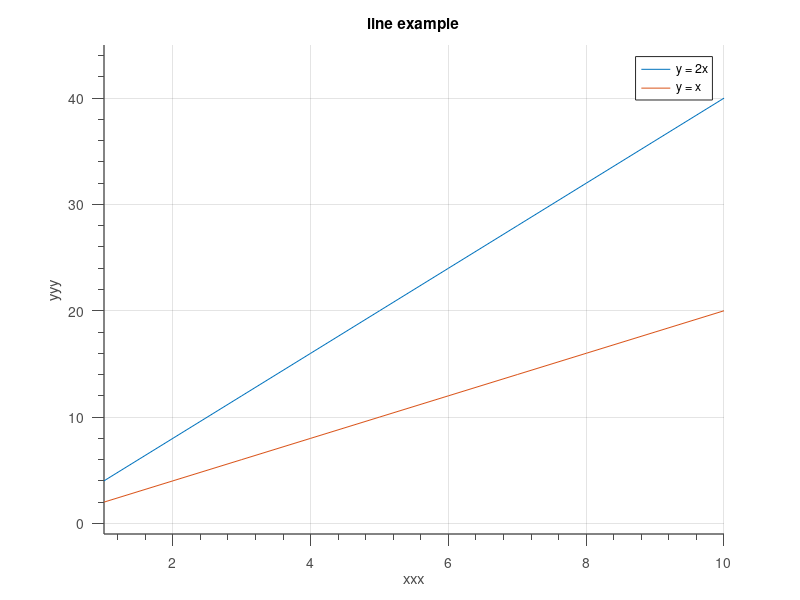
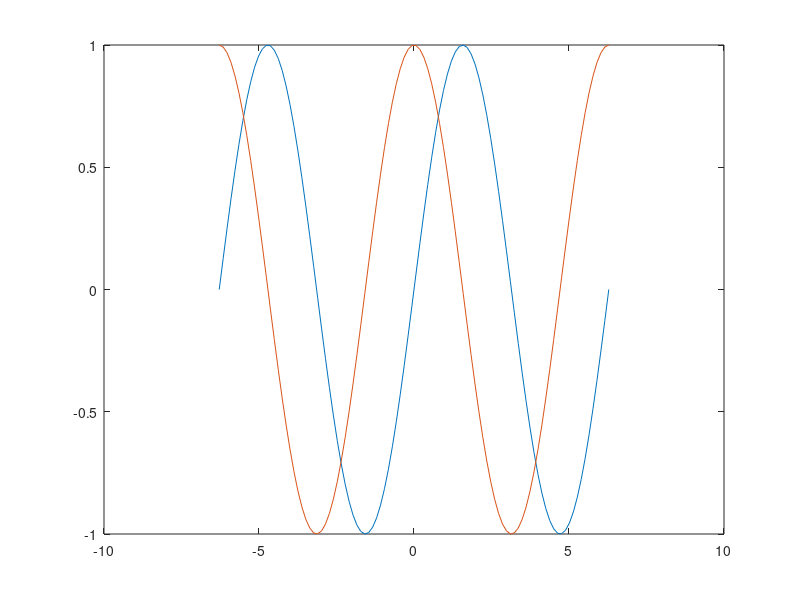
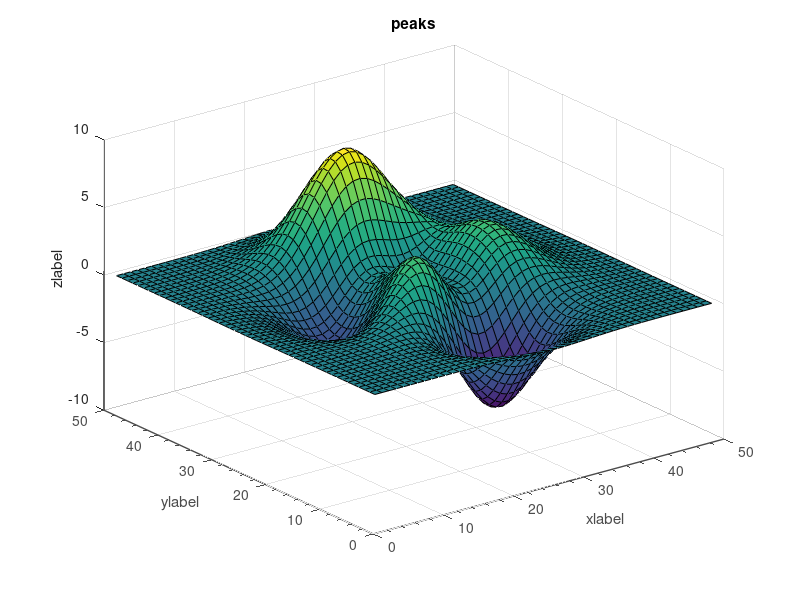
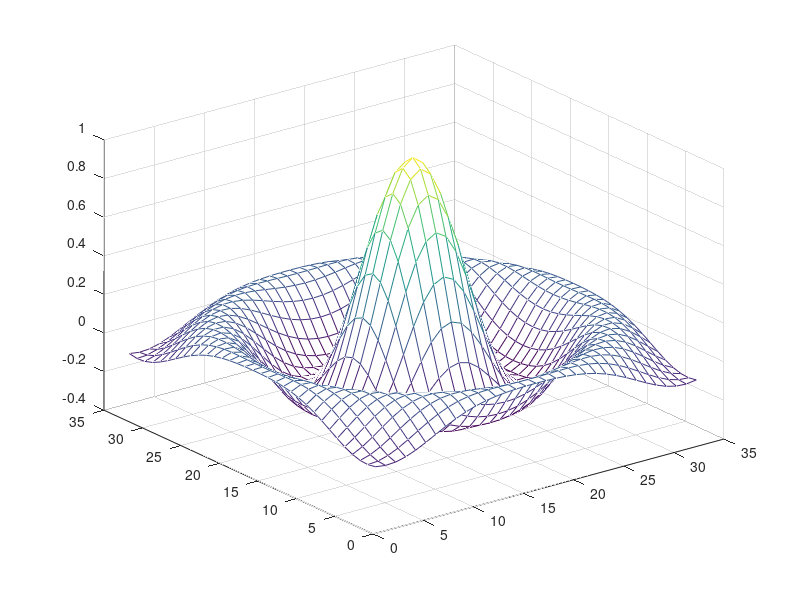

Recreate these plots in MATLAB, in order.
%% Produce an image
% Two-dimensional maps of two-dimensional maps
% And have labels, axis settings, no label axis settings type
% Store as a fig file
clc;clear;close all;
% figure 1
figure;
x = 1:10;
y = 2 *x;
hold on;
plot(x,2*y);
plot(x,y);
xlabel('xxx');
ylabel('yyy');
title('line example');
legend('y = 2x','y = x');
axis([-inf inf -1 45]);
set(gca,'XGrid','on','YGrid','on',...
    'XMinorTick','on','YMinorTick','on',...
    'TickDir','out','TickLength',[0.02 0.02],...
    'XColor',[.3 .3 .3],'YColor',[.3 .3 .3],'LineWidth',1);
saveas(gcf,'./1.fig');
% figure 2
figure;
x = linspace(-2*pi,2*pi);
y1 = sin(x);
y2 = cos(x);
p = plot(x,y1,x,y2);
saveas(gcf,'./2.fig');
% figure 3
figure;
surf(peaks);
set(gca,'XGrid','on','YGrid','on',...
    'XMinorTick','on','YMinorTick','on',...
    'TickDir','out','TickLength',[0.02 0.02],...
    'XColor',[.3 .3 .3],'YColor',[.3 .3 .3],'LineWidth',1);
title('peaks');
xlabel('xlabel');
ylabel('ylabel');
zlabel('zlabel');
saveas(gcf,'./3.fig');
figure;
[X,Y] = meshgrid(-8:.5:8);
R = sqrt(X.^2 + Y.^2) + eps;
Z = sin(R)./R;
mesh(Z);
saveas(gcf,'./4.fig');
